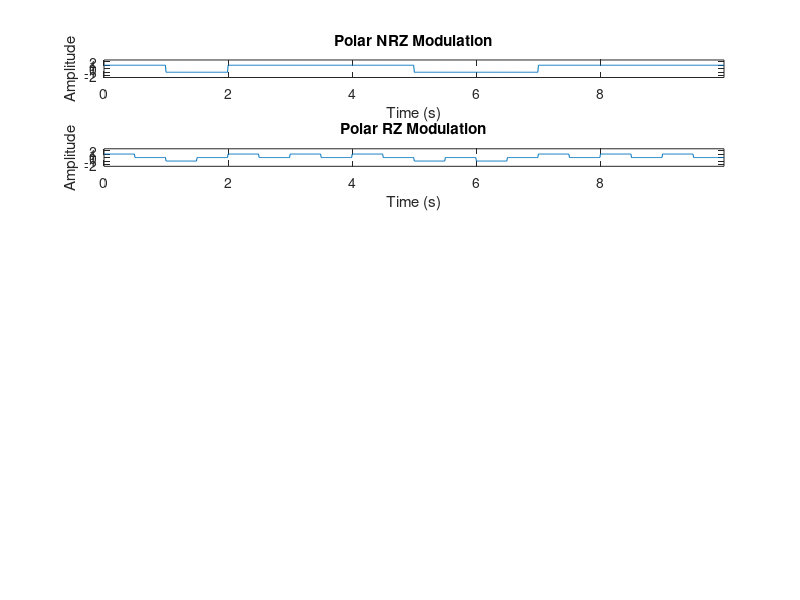

MATLAB code to generate this figure:
clear all;
clc;

seq = randi([0 1], 1, 10);

Tb = 1; % bit duration
Fs = 100; % sampling frequency in Hz

t = linspace(0, Tb*length(seq), length(seq)*Fs+1);
t = t(1:end-1); % remove the last point to make sure that t and y have
                % the same length

%----------------- polar NRZ ---------------%
for i = 1:length(seq)
    if seq(i) == 0
        y((i-1)*Fs+1:i*Fs) = -1;
    else
        y((i-1)*Fs+1:i*Fs) = 1;
    end
end

% Plot the modulated signal
subplot(6, 1, 1);
plot(t, y);
axis([0 t(end) -2.5 2.5]);
xlabel('Time (s)');
ylabel('Amplitude');
title('Polar NRZ Modulation');
%----------------- polar NRZ ---------------%

%----------------- polar RZ ---------------%
for i = 1:length(seq)
  if seq(i) == 1
    y((i-1)*Fs+1:(i-0.5)*Fs) = 1;
    y((i-0.5)*Fs+1:i*Fs) = 0;
  else
    y((i-1)*Fs+1:(i-0.5)*Fs) = -1;
    y((i-0.5)*Fs+1:i*Fs) = 0;
  end
end


% Plot the modulated signal
subplot(6, 1, 2);
plot(t, y);
axis([0 t(end) -2.5 2.5]);
xlabel('Time (s)');
ylabel('Amplitude');
title('Polar RZ Modulation');
%----------------- polar RZ ---------------%
